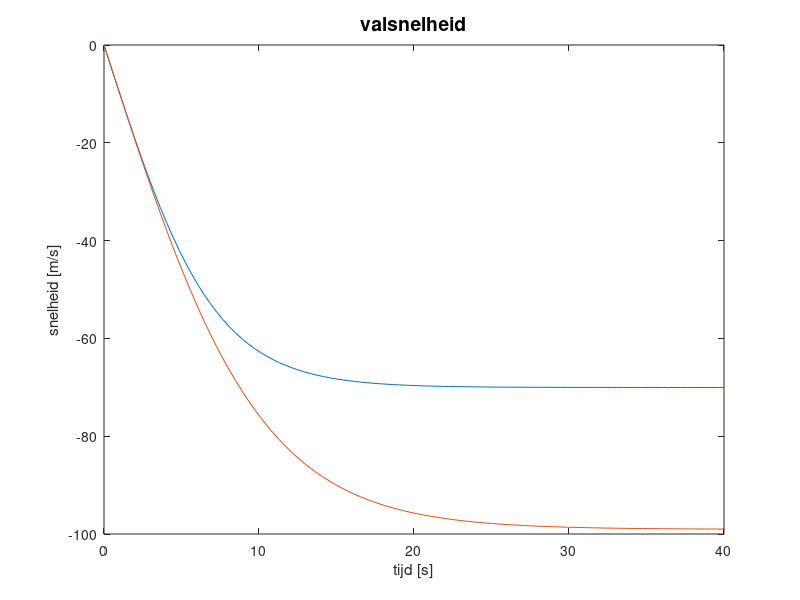

Here is the MATLAB script that generated this plot:
clear all
close all
clc

disp('kies een massa in de range 1 - 20 kg')
m1=input(' ');
m2=2*m1;
g=9.81;
W1=-g*m1;
W2=-g*m2;
t=linspace(0,40,100);
C_D=0.01;
v1=zeros(1,length(t)-1);
v2=v1;

for i=1:length(t)-1;
    D1(i)=C_D*v1(i).^2;
    D2(i)=C_D*v2(i).^2;
    dv1(i)=(W1+D1(i))*(t(i+1)-t(i))/m1;
    dv2(i)=(W2+D2(i))*(t(i+1)-t(i))/m2;
    v1(i+1)=v1(i)+dv1(i);
    v2(i+1)=v2(i)+dv2(i);
end

plot(t,[v1;v2])
title('valsnelheid','fontsize',14);
xlabel('tijd [s]')
ylabel('snelheid [m/s]')

V_asym1=-sqrt(m1*g/C_D)
V_asym2=-sqrt(m2*g/C_D)